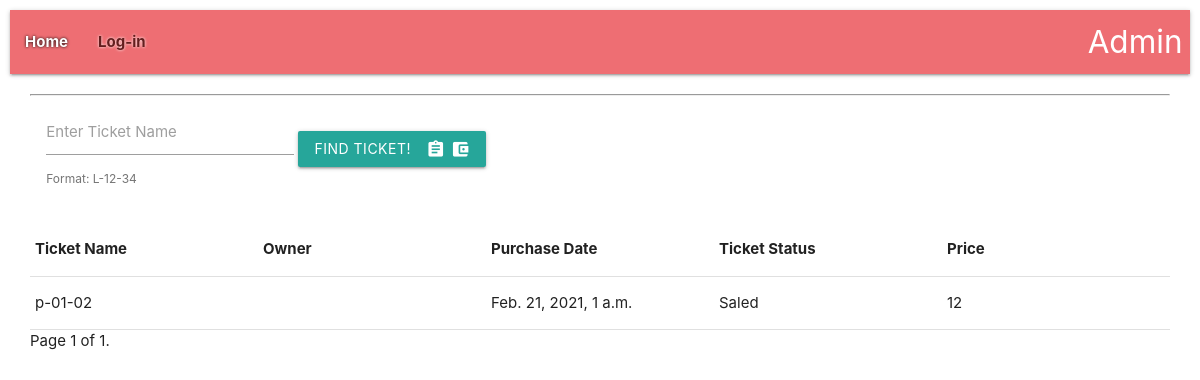
/orders/, run on an earlier commit of the app's database.
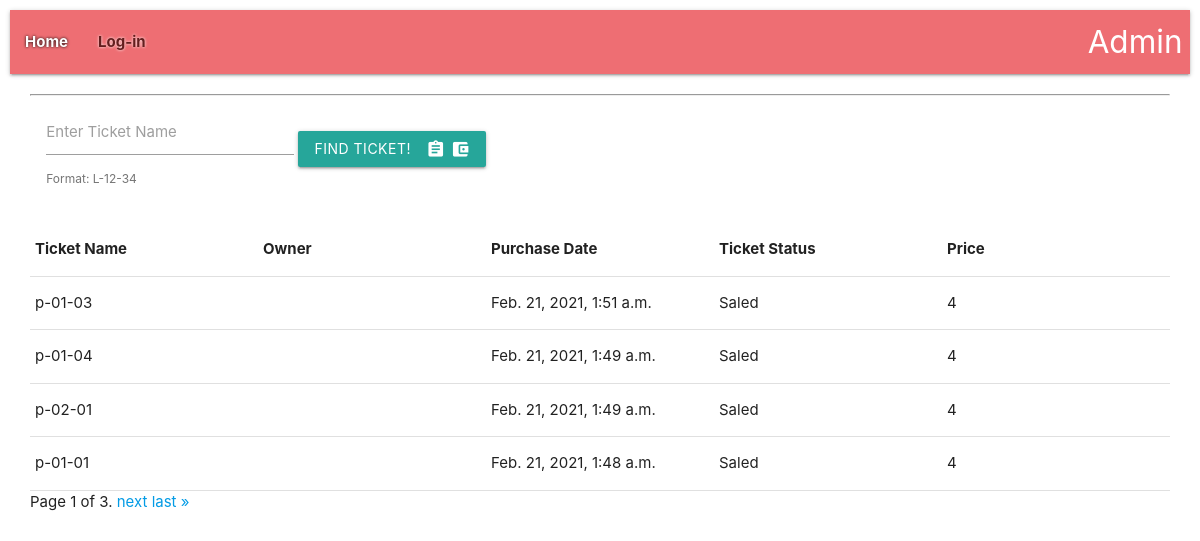
And on a later commit of the database.
### tickets/models.py (models this page shows, shortened)
class Order(models.Model):
    ticket = models.OneToOneField(
        to='Ticket', on_delete=models.CASCADE,
        related_name='orders'
    )
    t_price = models.IntegerField()
    sale_date = models.DateTimeField(verbose_name="Sale time", auto_now_add=True)
    user = models.ForeignKey(to='user.User', on_delete=models.PROTECT, related_name='orders')

class Ticket(models.Model):
    name = models.CharField(max_length=24, verbose_name='Name')
    start_time = models.DateTimeField(verbose_name='Start time', default=datetime(2021, 2, 3))
    end_time = models.DateTimeField(verbose_name="End time", default=datetime(2021, 2, 4))
    code = models.IntegerField(unique=True)
    price = models.IntegerField(default=12)
    class StatusType(TextChoices):
        FREE = 'Free', _("Free")
        SALED = 'Saled', _("Saled")
    status = models.CharField(max_length=5, choices=StatusType.choices, default=StatusType.FREE)
    def __str__(self):
        return self.name

### tickets/views.py (the view)
# urls.py: path('orders/', order, name='order'),
def order(request: WSGIRequest):
    order_q = Q()
    q1 = request.GET.get('name')
    if q1:
        order_q &= Q(ticket__name__icontains=q1)
    order_list = Order.objects.filter(order_q).order_by('-pk')
    paginator = Paginator(order_list, 4)  # Show 12 contacts per page.
    page_number = request.GET.get('page')
    page_obj = paginator.get_page(page_number)
    context = {
        'page_obj': page_obj,
    }
    return render(request=request, template_name='tickets/orders.html', context=context)

### templates/tickets/orders.html (shortened to what this page needs)
{% extends 'base.html' %}
{% block content %}
<div style="padding:0 20px">
    <div class="row">
        <form class="col s12 m5 l5" action="." method="get">
            <div class="row">
                <div class="col s12">
                    <div class="input-field inline">
                        <input id="search_ticket" type="text" name="name" value="{{ request.GET.name }}">
                        <label for="search_ticket">Enter Ticket Name</label>
                        <span class="helper-text" data-error="wrong" data-success="right">Format: L-12-34</span>
                    </div>
                    <button class="btn waves-effect waves-light" type="submit" name="action">Find Ticket!
                        <i class="material-icons right">assignment account_balance_wallet</i>
                    </button>
                </div>
            </div>
        </form>
        <hr>
        <table>
            <thead>
            <tr>
                <th style="width: 20%">Ticket Name</th>
                <th style="width: 20%">Owner</th>
                <th style="width: 20%">Purchase Date</th>
                <th style="width: 20%">Ticket Status</th>
                <th style="width: 20%">Price</th>
            </tr>
            </thead>
        </table>
        {% for ticket in page_obj %}
        <table>
            <tbody>
            <tr>
                <td style="width: 20%">{{ ticket.ticket }}</td>
                <td style="width: 20%">{{ ticket.ticket.user }}</td>
                <td style="width: 20%">{{ ticket.sale_date }}</td>
                <td style="width: 20%">{{ ticket.ticket.status }}</td>
                <td style="width: 20%">{{ ticket.t_price }}</td>
            </tr>
            </tbody>
        </table>
        {% endfor %}
        <div class="pagination">
    <span class="step-links">
        <span class="current">
            Page {{ page_obj.number }} of {{ page_obj.paginator.num_pages }}.
        </span>
        {% if page_obj.has_next %}
            <a href="?page={{ page_obj.next_page_number }}&name={{ request.GET.name }}">next</a>
            <a href="?page={{ page_obj.paginator.num_pages }}&name={{ request.GET.name }}">last &raquo;</a>
        {% endif %}
    </span>
        </div>
    </div>
</div>
{% endblock %}

What changed in the data, as far as the page shows it:
no longer on this page (row unchanged): Order: ticket "p-01-02", sale_date "Feb. 21, 2021, 1 a.m.", ticket.status "Saled", t_price "12"
added Order: ticket "p-01-03", sale_date "Feb. 21, 2021, 1:51 a.m.", ticket.status "Saled", t_price "4"
added Order: ticket "p-01-04", sale_date "Feb. 21, 2021, 1:49 a.m.", ticket.status "Saled", t_price "4"
added Order: ticket "p-02-01", sale_date "Feb. 21, 2021, 1:49 a.m.", ticket.status "Saled", t_price "4"
added Order: ticket "p-01-01", sale_date "Feb. 21, 2021, 1:48 a.m.", ticket.status "Saled", t_price "4"
Also different on the page:
{{ page_obj.paginator.num_pages }}: "1" → "3"
text now shown: "next last »"
